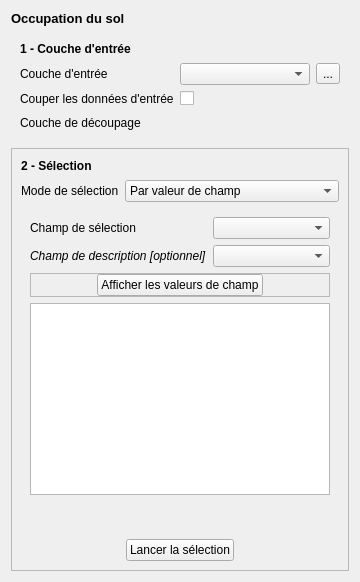
             <widget class="QWidget" name="landuseTab">
              <attribute name="title">
               <string>2 - Occupation du sol</string>
              </attribute>
              <layout class="QGridLayout" name="gridLayout_11">
               <item row="0" column="0">
                <widget class="QLabel" name="label_3">
                 <property name="sizePolicy">
                  <sizepolicy hsizetype="Expanding" vsizetype="Preferred">
                   <horstretch>0</horstretch>
                   <verstretch>0</verstretch>
                  </sizepolicy>
                 </property>
                 <property name="font">
                  <font>
                   <pointsize>10</pointsize>
                   <weight>75</weight>
                   <bold>true</bold>
                  </font>
                 </property>
                 <property name="text">
                  <string>Occupation du sol</string>
                 </property>
                </widget>
               </item>
               <item row="1" column="0">
                <widget class="QFrame" name="selectionLayerFrame_2">
                 <property name="sizePolicy">
                  <sizepolicy hsizetype="Expanding" vsizetype="Preferred">
                   <horstretch>0</horstretch>
                   <verstretch>0</verstretch>
                  </sizepolicy>
                 </property>
                 <property name="minimumSize">
                  <size>
                   <width>200</width>
                   <height>110</height>
                  </size>
                 </property>
                 <property name="frameShape">
                  <enum>QFrame::NoFrame</enum>
                 </property>
                 <property name="frameShadow">
                  <enum>QFrame::Raised</enum>
                 </property>
                 <layout class="QGridLayout" name="gridLayout_5">
                  <item row="0" column="0">
                   <widget class="QLabel" name="selectionLayerLabel_3">
                    <property name="sizePolicy">
                     <sizepolicy hsizetype="Fixed" vsizetype="Fixed">
                      <horstretch>0</horstretch>
                      <verstretch>0</verstretch>
                     </sizepolicy>
                    </property>
                    <property name="minimumSize">
                     <size>
                      <width>0</width>
                      <height>16</height>
                     </size>
                    </property>
                    <property name="font">
                     <font>
                      <weight>75</weight>
                      <bold>true</bold>
                     </font>
                    </property>
                    <property name="text">
                     <string>1 - Couche d'entrée</string>
                    </property>
                   </widget>
                  </item>
                  <item row="1" column="0">
                   <widget class="QLabel" name="selectionLayerLabel_6">
                    <property name="sizePolicy">
                     <sizepolicy hsizetype="Fixed" vsizetype="Minimum">
                      <horstretch>0</horstretch>
                      <verstretch>0</verstretch>
                     </sizepolicy>
                    </property>
                    <property name="minimumSize">
                     <size>
                      <width>138</width>
                      <height>16</height>
                     </size>
                    </property>
                    <property name="layoutDirection">
                     <enum>Qt::LeftToRight</enum>
                    </property>
                    <property name="text">
                     <string>Couche d'entrée</string>
                    </property>
                   </widget>
                  </item>
                  <item row="1" column="1">
                   <widget class="QgsMapLayerComboBox" name="landuseInputLayerCombo">
                    <property name="sizePolicy">
                     <sizepolicy hsizetype="Expanding" vsizetype="Fixed">
                      <horstretch>0</horstretch>
                      <verstretch>0</verstretch>
                     </sizepolicy>
                    </property>
                    <property name="minimumSize">
                     <size>
                      <width>0</width>
                      <height>0</height>
                     </size>
                    </property>
                   </widget>
                  </item>
                  <item row="1" column="2">
                   <widget class="QToolButton" name="landuseInputLayer">
                    <property name="text">
                     <string>...</string>
                    </property>
                   </widget>
                  </item>
                  <item row="2" column="0">
                   <widget class="QLabel" name="selectionLayerLabel_14">
                    <property name="sizePolicy">
                     <sizepolicy hsizetype="Fixed" vsizetype="Minimum">
                      <horstretch>0</horstretch>
                      <verstretch>0</verstretch>
                     </sizepolicy>
                    </property>
                    <property name="minimumSize">
                     <size>
                      <width>138</width>
                      <height>16</height>
                     </size>
                    </property>
                    <property name="layoutDirection">
                     <enum>Qt::LeftToRight</enum>
                    </property>
                    <property name="text">
                     <string>Couper les données d'entrée</string>
                    </property>
                   </widget>
                  </item>
                  <item row="2" column="1">
                   <widget class="QCheckBox" name="landuseClipDataFlag">
                    <property name="layoutDirection">
                     <enum>Qt::LeftToRight</enum>
                    </property>
                    <property name="text">
                     <string/>
                    </property>
                    <property name="checked">
                     <bool>false</bool>
                    </property>
                   </widget>
                  </item>
                  <item row="3" column="0">
                   <widget class="QLabel" name="selectionLayerLabel_15">
                    <property name="sizePolicy">
                     <sizepolicy hsizetype="Fixed" vsizetype="Minimum">
                      <horstretch>0</horstretch>
                      <verstretch>0</verstretch>
                     </sizepolicy>
                    </property>
                    <property name="minimumSize">
                     <size>
                      <width>138</width>
                      <height>16</height>
                     </size>
                    </property>
                    <property name="layoutDirection">
                     <enum>Qt::LeftToRight</enum>
                    </property>
                    <property name="text">
                     <string>Couche de découpage</string>
                    </property>
                   </widget>
                  </item>
                  <item row="3" column="1" colspan="2">
                   <widget class="QgsFileWidget" name="landuseClipLayer">
                    <property name="enabled">
                     <bool>false</bool>
                    </property>
                   </widget>
                  </item>
                 </layout>
                </widget>
               </item>
               <item row="2" column="0">
                <widget class="QFrame" name="frame_24">
                 <property name="sizePolicy">
                  <sizepolicy hsizetype="Preferred" vsizetype="Minimum">
                   <horstretch>0</horstretch>
                   <verstretch>0</verstretch>
                  </sizepolicy>
                 </property>
                 <property name="frameShape">
                  <enum>QFrame::StyledPanel</enum>
                 </property>
                 <property name="frameShadow">
                  <enum>QFrame::Raised</enum>
                 </property>
                 <layout class="QGridLayout" name="gridLayout_10">
                  <item row="3" column="0" colspan="2">
                   <widget class="QFrame" name="frame_11">
                    <property name="sizePolicy">
                     <sizepolicy hsizetype="Expanding" vsizetype="Fixed">
                      <horstretch>0</horstretch>
                      <verstretch>0</verstretch>
                     </sizepolicy>
                    </property>
                    <property name="minimumSize">
                     <size>
                      <width>0</width>
                      <height>0</height>
                     </size>
                    </property>
                    <property name="maximumSize">
                     <size>
                      <width>16777215</width>
                      <height>16777215</height>
                     </size>
                    </property>
                    <property name="frameShape">
                     <enum>QFrame::NoFrame</enum>
                    </property>
                    <property name="frameShadow">
                     <enum>QFrame::Raised</enum>
                    </property>
                    <layout class="QHBoxLayout" name="horizontalLayout_11">
                     <property name="spacing">
                      <number>200</number>
                     </property>
                     <property name="leftMargin">
                      <number>0</number>
                     </property>
                     <property name="topMargin">
                      <number>0</number>
                     </property>
                     <property name="rightMargin">
                      <number>0</number>
                     </property>
                     <property name="bottomMargin">
                      <number>0</number>
                     </property>
                     <item>
                      <widget class="QPushButton" name="landuseRun">
                       <property name="sizePolicy">
                        <sizepolicy hsizetype="Fixed" vsizetype="Fixed">
                         <horstretch>0</horstretch>
                         <verstretch>0</verstretch>
                        </sizepolicy>
                       </property>
                       <property name="layoutDirection">
                        <enum>Qt::LeftToRight</enum>
                       </property>
                       <property name="text">
                        <string>Lancer la sélection</string>
                       </property>
                       <property name="icon">
                        <iconset resource="../BioDispersal/resources.qrc">
                         <normaloff>:/plugins/eco_cont/icons/play.svg</normaloff>:/plugins/eco_cont/icons/play.svg</iconset>
                       </property>
                      </widget>
                     </item>
                    </layout>
                   </widget>
                  </item>
                  <item row="1" column="1">
                   <widget class="QComboBox" name="landuseSelectionMode">
                    <item>
                     <property name="text">
                      <string>Par valeur de champ</string>
                     </property>
                    </item>
                    <item>
                     <property name="text">
                      <string>Par expression</string>
                     </property>
                    </item>
                   </widget>
                  </item>
                  <item row="0" column="0">
                   <widget class="QLabel" name="selectionLayerLabel_9">
                    <property name="sizePolicy">
                     <sizepolicy hsizetype="Fixed" vsizetype="Fixed">
                      <horstretch>0</horstretch>
                      <verstretch>0</verstretch>
                     </sizepolicy>
                    </property>
                    <property name="minimumSize">
                     <size>
                      <width>0</width>
                      <height>16</height>
                     </size>
                    </property>
                    <property name="font">
                     <font>
                      <weight>75</weight>
                      <bold>true</bold>
                     </font>
                    </property>
                    <property name="text">
                     <string>2 - Sélection</string>
                    </property>
                   </widget>
                  </item>
                  <item row="1" column="0">
                   <widget class="QLabel" name="label_9">
                    <property name="sizePolicy">
                     <sizepolicy hsizetype="Preferred" vsizetype="Preferred">
                      <horstretch>0</horstretch>
                      <verstretch>0</verstretch>
                     </sizepolicy>
                    </property>
                    <property name="minimumSize">
                     <size>
                      <width>0</width>
                      <height>0</height>
                     </size>
                    </property>
                    <property name="text">
                     <string>Mode de sélection</string>
                    </property>
                   </widget>
                  </item>
                  <item row="2" column="0" colspan="2">
                   <widget class="QStackedWidget" name="landuseSelectionStack">
                    <property name="sizePolicy">
                     <sizepolicy hsizetype="Preferred" vsizetype="MinimumExpanding">
                      <horstretch>0</horstretch>
                      <verstretch>0</verstretch>
                     </sizepolicy>
                    </property>
                    <property name="currentIndex">
                     <number>0</number>
                    </property>
                    <widget class="QWidget" name="page">
                     <layout class="QGridLayout" name="gridLayout_7">
                      <item row="0" column="0">
                       <widget class="QLabel" name="label_5">
                        <property name="sizePolicy">
                         <sizepolicy hsizetype="Preferred" vsizetype="Preferred">
                          <horstretch>0</horstretch>
                          <verstretch>0</verstretch>
                         </sizepolicy>
                        </property>
                        <property name="minimumSize">
                         <size>
                          <width>0</width>
                          <height>0</height>
                         </size>
                        </property>
                        <property name="text">
                         <string>Champ de sélection</string>
                        </property>
                       </widget>
                      </item>
                      <item row="0" column="1">
                       <widget class="QgsFieldComboBox" name="landuseSelectField">
                        <property name="sizePolicy">
                         <sizepolicy hsizetype="Expanding" vsizetype="Fixed">
                          <horstretch>0</horstretch>
                          <verstretch>0</verstretch>
                         </sizepolicy>
                        </property>
                       </widget>
                      </item>
                      <item row="1" column="0">
                       <widget class="QLabel" name="label_7">
                        <property name="sizePolicy">
                         <sizepolicy hsizetype="Preferred" vsizetype="Preferred">
                          <horstretch>0</horstretch>
                          <verstretch>0</verstretch>
                         </sizepolicy>
                        </property>
                        <property name="minimumSize">
                         <size>
                          <width>0</width>
                          <height>0</height>
                         </size>
                        </property>
                        <property name="font">
                         <font>
                          <italic>true</italic>
                         </font>
                        </property>
                        <property name="text">
                         <string>Champ de description [optionnel]</string>
                        </property>
                       </widget>
                      </item>
                      <item row="1" column="1">
                       <widget class="QgsFieldComboBox" name="landuseDescrField">
                        <property name="sizePolicy">
                         <sizepolicy hsizetype="Expanding" vsizetype="Fixed">
                          <horstretch>0</horstretch>
                          <verstretch>0</verstretch>
                         </sizepolicy>
                        </property>
                        <property name="allowEmptyFieldName">
                         <bool>true</bool>
                        </property>
                       </widget>
                      </item>
                      <item row="2" column="0" colspan="2">
                       <widget class="QFrame" name="frame_3">
                        <property name="sizePolicy">
                         <sizepolicy hsizetype="Preferred" vsizetype="Fixed">
                          <horstretch>0</horstretch>
                          <verstretch>0</verstretch>
                         </sizepolicy>
                        </property>
                        <property name="minimumSize">
                         <size>
                          <width>0</width>
                          <height>24</height>
                         </size>
                        </property>
                        <property name="frameShape">
                         <enum>QFrame::StyledPanel</enum>
                        </property>
                        <property name="frameShadow">
                         <enum>QFrame::Raised</enum>
                        </property>
                        <layout class="QHBoxLayout" name="horizontalLayout">
                         <property name="spacing">
                          <number>0</number>
                         </property>
                         <property name="leftMargin">
                          <number>0</number>
                         </property>
                         <property name="topMargin">
                          <number>0</number>
                         </property>
                         <property name="rightMargin">
                          <number>0</number>
                         </property>
                         <property name="bottomMargin">
                          <number>0</number>
                         </property>
                         <item>
                          <widget class="QPushButton" name="landuseLoadFields">
                           <property name="sizePolicy">
                            <sizepolicy hsizetype="Fixed" vsizetype="Fixed">
                             <horstretch>0</horstretch>
                             <verstretch>0</verstretch>
                            </sizepolicy>
                           </property>
                           <property name="layoutDirection">
                            <enum>Qt::LeftToRight</enum>
                           </property>
                           <property name="text">
                            <string>Afficher les valeurs de champ</string>
                           </property>
                           <property name="icon">
                            <iconset resource="../BioDispersal/resources.qrc">
                             <normaloff>:/plugins/eco_cont/icons/mActionRefresh.svg</normaloff>:/plugins/eco_cont/icons/mActionRefresh.svg</iconset>
                           </property>
                          </widget>
                         </item>
                        </layout>
                       </widget>
                      </item>
                      <item row="3" column="0" colspan="2">
                       <widget class="QTableView" name="landuseView">
                        <property name="sizePolicy">
                         <sizepolicy hsizetype="Expanding" vsizetype="Preferred">
                          <horstretch>0</horstretch>
                          <verstretch>0</verstretch>
                         </sizepolicy>
                        </property>
                        <property name="minimumSize">
                         <size>
                          <width>300</width>
                          <height>100</height>
                         </size>
                        </property>
                        <property name="alternatingRowColors">
                         <bool>true</bool>
                        </property>
                        <property name="selectionBehavior">
                         <enum>QAbstractItemView::SelectRows</enum>
                        </property>
                        <property name="sortingEnabled">
                         <bool>true</bool>
                        </property>
                       </widget>
                      </item>
                      <item row="4" column="0">
                       <widget class="QToolButton" name="landuseRemove">
                        <property name="text">
                         <string/>
                        </property>
                        <property name="icon">
                         <iconset resource="../BioDispersal/resources.qrc">
                          <normaloff>:/plugins/eco_cont/icons/mActionDeleteSelected.svg</normaloff>:/plugins/eco_cont/icons/mActionDeleteSelected.svg</iconset>
                        </property>
                        <property name="autoRaise">
                         <bool>true</bool>
                        </property>
                       </widget>
                      </item>
                     </layout>
                    </widget>
                    <widget class="QWidget" name="page_2">
                     <layout class="QGridLayout" name="gridLayout_12">
                      <item row="0" column="0">
                       <widget class="QLabel" name="selectionOpenLayerLabel_6">
                        <property name="sizePolicy">
                         <sizepolicy hsizetype="Fixed" vsizetype="Fixed">
                          <horstretch>0</horstretch>
                          <verstretch>0</verstretch>
                         </sizepolicy>
                        </property>
                        <property name="minimumSize">
                         <size>
                          <width>67</width>
                          <height>16</height>
                         </size>
                        </property>
                        <property name="text">
                         <string>Expression</string>
                        </property>
                       </widget>
                      </item>
                      <item row="0" column="1">
                       <widget class="QgsFieldExpressionWidget" name="landuseSelectExpr"/>
                      </item>
                     </layout>
                    </widget>
                   </widget>
                  </item>
                 </layout>
                </widget>
               </item>
              </layout>
             </widget>
